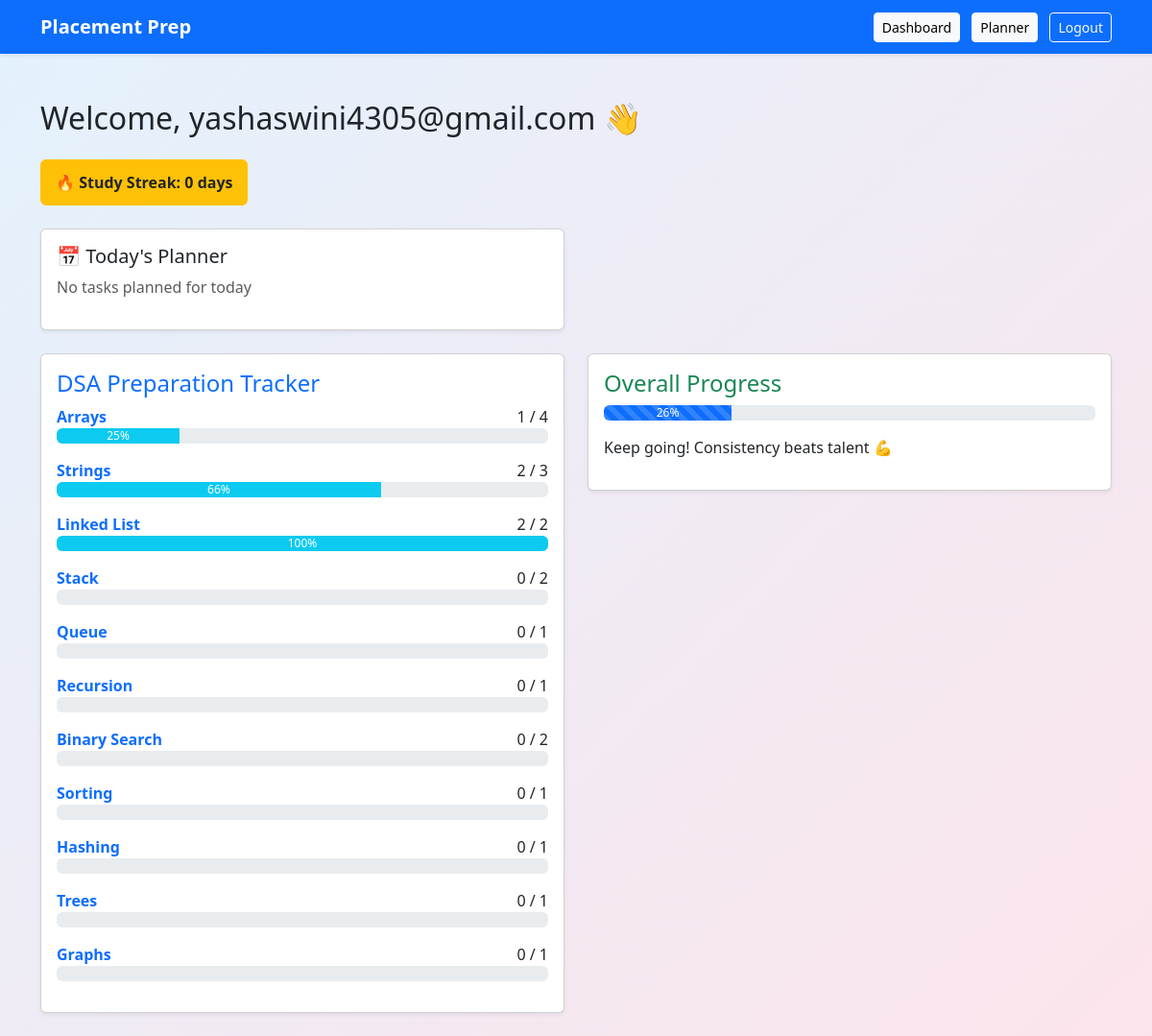
The page /dashboard (signed in) on the database its author committed.
### app.py (models this page shows)
class Question(db.Model):
    id = db.Column(db.Integer, primary_key=True)
    title = db.Column(db.String(200))
    difficulty = db.Column(db.String(20))
    link = db.Column(db.String(300))
    topic = db.Column(db.String(50))
    solved = db.Column(db.Boolean, default=False)
    user_email = db.Column(db.String(100))

### app.py (the view)
@app.route("/dashboard")
def dashboard():
    if "user" not in session:
        return redirect(url_for("login"))
    email = session["user"]
    topics = []
    for t in DSA_TOPICS:
        total = Question.query.filter_by(user_email=email, topic=t).count()
        done = Question.query.filter_by(user_email=email, topic=t, solved=True).count()
        percent = int((done / total) * 100) if total > 0 else 0
        topics.append({
            "name": t,
            "total": total,
            "done": done,
            "percent": percent
        })
    all_questions = Question.query.filter_by(user_email=email).all()
    total_q = len(all_questions)
    done_q = len([q for q in all_questions if q.solved])
    progress = int((done_q / total_q) * 100) if total_q > 0 else 0
    today = str(date.today())
    today_plans = DailyPlan.query.filter_by(
        user_email=email,
        date=today
    ).all()
    today_done = len([p for p in today_plans if p.completed])
    today_total = len(today_plans)
    streak = calculate_streak(email)
    return render_template(
        "dashboard.html",
        topics=topics,
        progress=progress,
        today_done=today_done,
        today_total=today_total,
        streak=streak
    )

### app.py (called while the page is built)
def calculate_streak(email):
    days = StudyDay.query.filter_by(user_email=email).all()
    dates = set(d.date for d in days)
    streak = 0
    current = date.today()
    while str(current) in dates:
        streak += 1
        current -= timedelta(days=1)
    return streak

### templates/dashboard.html (shortened to what this page needs)
{% extends "base.html" %}
{% block content %}
<h2 class="mb-4">Welcome, {{ session["user"] }} 👋</h2>
<div class="badge bg-warning text-dark fs-6 p-3 mb-4">
  🔥 Study Streak:
  <strong>{{ streak }}</strong>
  day{{ 's' if streak != 1 else '' }}
</div>
<div class="row mb-4">
  <div class="col-md-6">
    <div class="card shadow-sm p-3">
      <h5>📅 Today's Planner</h5>
      {% if today_total > 0 %}
        <p class="mb-1">
          Completed <strong>{{ today_done }}</strong> out of
          <strong>{{ today_total }}</strong> tasks
        </p>
        <div class="progress">
          <div
            class="progress-bar bg-success"
            style="width: {{ (today_done / today_total) * 100 }}%">
          </div>
        </div>
      {% else %}
        <p class="text-muted">No tasks planned for today</p>
      {% endif %}
    </div>
  </div>
</div>
<div class="row">
  <div class="col-md-6">
    <div class="card shadow-sm p-3 mb-4">
      <h4 class="text-primary">DSA Preparation Tracker</h4>
      {% for t in topics %}
      <div class="mb-3">
        <div class="d-flex justify-content-between">
          <a href="/topic/{{ t.name }}" class="fw-semibold text-decoration-none">
            {{ t.name }}
          </a>
          <span>{{ t.done }} / {{ t.total }}</span>
        </div>
        <div class="progress">
          <div class="progress-bar bg-info"
               style="width: {{ t.percent }}%">
            {{ t.percent }}%
          </div>
        </div>
      </div>
      {% endfor %}
    </div>
  </div>
  <div class="col-md-6">
    <div class="card shadow-sm p-3">
      <h4 class="text-success">Overall Progress</h4>
      <div class="progress mb-3">
        <div
          id="progress-bar"
          class="progress-bar progress-bar-striped progress-bar-animated"
          style="width: {{ progress }}%">
          {{ progress }}%
        </div>
      </div>
      <p>Keep going! Consistency beats talent 💪</p>
    </div>
  </div>
</div>
{% endblock %}

### rows shown on the page
Question: name "Queue", done "0", total "1"
Question: name "Recursion", done "0", total "1"
Question: name "Sorting", done "0", total "1"
Question: name "Hashing", done "0", total "1"
Question: name "Trees", done "0", total "1"
Question: name "Graphs", done "0", total "1"

### other values the page prints
{{ session["user"] }} "yashaswini4305@gmail.com"
{{ streak }} "0"
{{ 's' if streak != 1 else '' }} "s"
{{ t.name }} "Arrays" "Strings" "Linked List" "Stack" "Binary Search"
{{ t.done }} "1" "2" "2" "0" "0"
{{ t.total }} "4" "3" "2" "2" "2"
{{ t.percent }} "25" "66" "100"
{{ progress }} "26"
